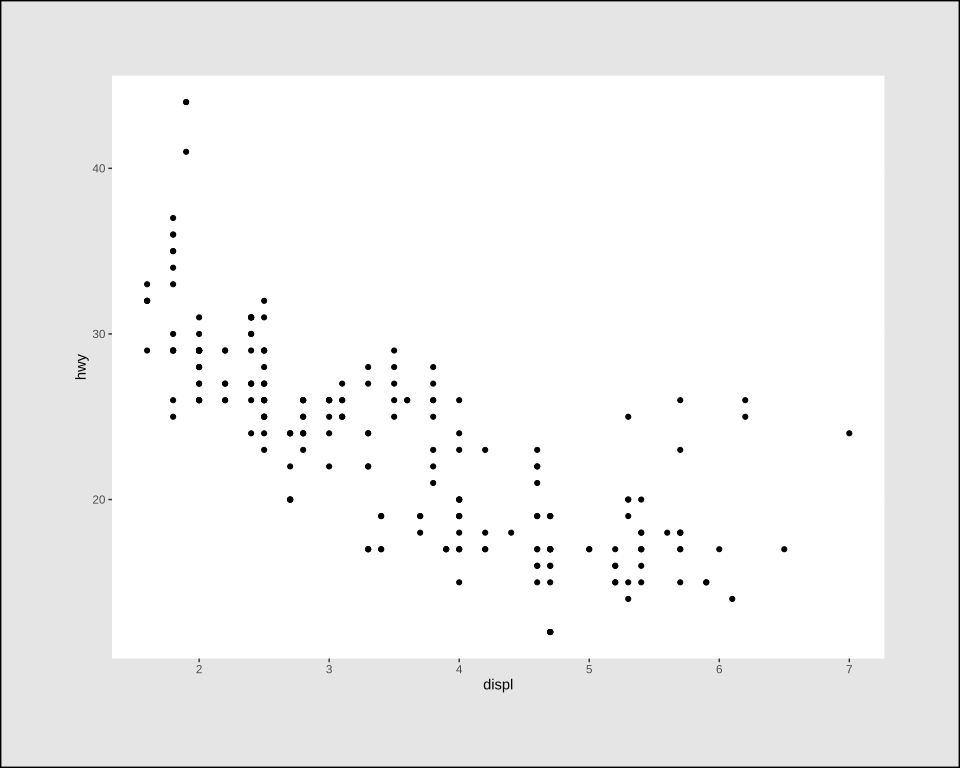

Write the R code that produced this figure.
# The plot test/golden/theme_backgrounds.svg draws, drawn by ggplot2 itself, as ggplot2's own visual
# tests draw their snapshots: the independent check on that golden whenever it changes. The suite
# never runs this; it needs R, ggplot2 and vdiffr, saved as the Docker image giggly-r:ggplot2-4.0.3.
# From the repository's root:
#
#   docker run --rm -v "$PWD/test/golden":/golden:ro giggly-r:ggplot2-4.0.3 \
#     Rscript /golden/theme_backgrounds.R > theme_backgrounds.ggplot2.svg
#
# and compare the two drawings element by element, as test/golden/point.R describes.
#
# ggplot2's element reference page's "Backgrounds and margins" example: mpg's highway mileage
# against engine size, with the panel's background white, a 2 cm margin round the whole plot, and
# the plot's background light grey with a black border 1 mm wide. grey90 is #E5E5E5.
#
# First checked with ggplot2 4.0.3 and vdiffr 1.0.9: every element matches once positions are
# rounded to two decimals (svglite writes the background's edge as R's rounding error), every clip
# path but svglite's around the whole drawing, and the one departure is test/golden/point.R's, the
# x axis drawn before the y.

library(ggplot2)

plot <- ggplot(mpg, aes(displ, hwy)) +
  geom_point() +
  theme_gray() +
  theme(
    panel.background = element_rect(fill = "white"),
    plot.margin = margin_auto(2, unit = "cm"),
    plot.background = element_rect(fill = "grey90", colour = "black", linewidth = 1)
  )

file <- tempfile(fileext = ".svg")
vdiffr::write_svg(plot, file)
cat(readLines(file), sep = "\n")
